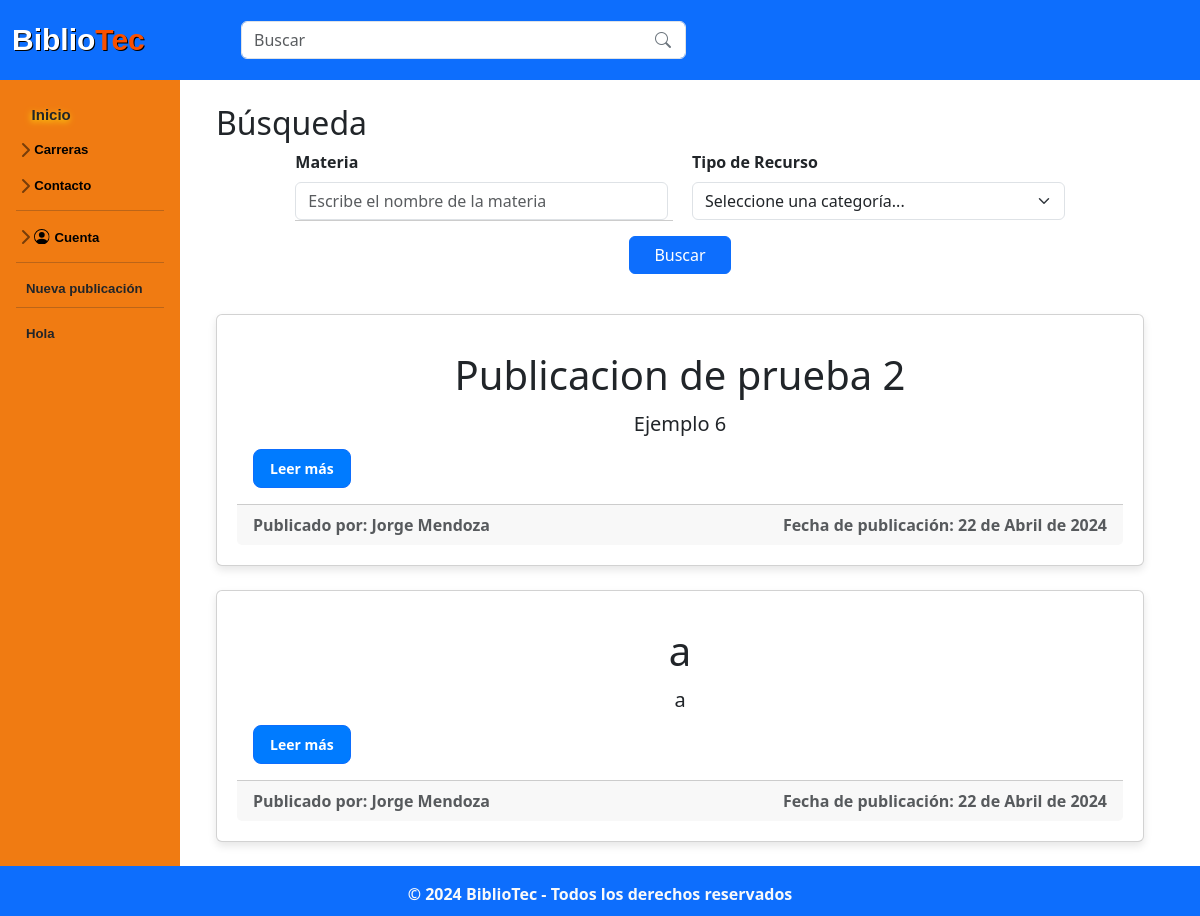
Before: /administracion/search.php?carrera=Ing. Mecatronica with the older database file.
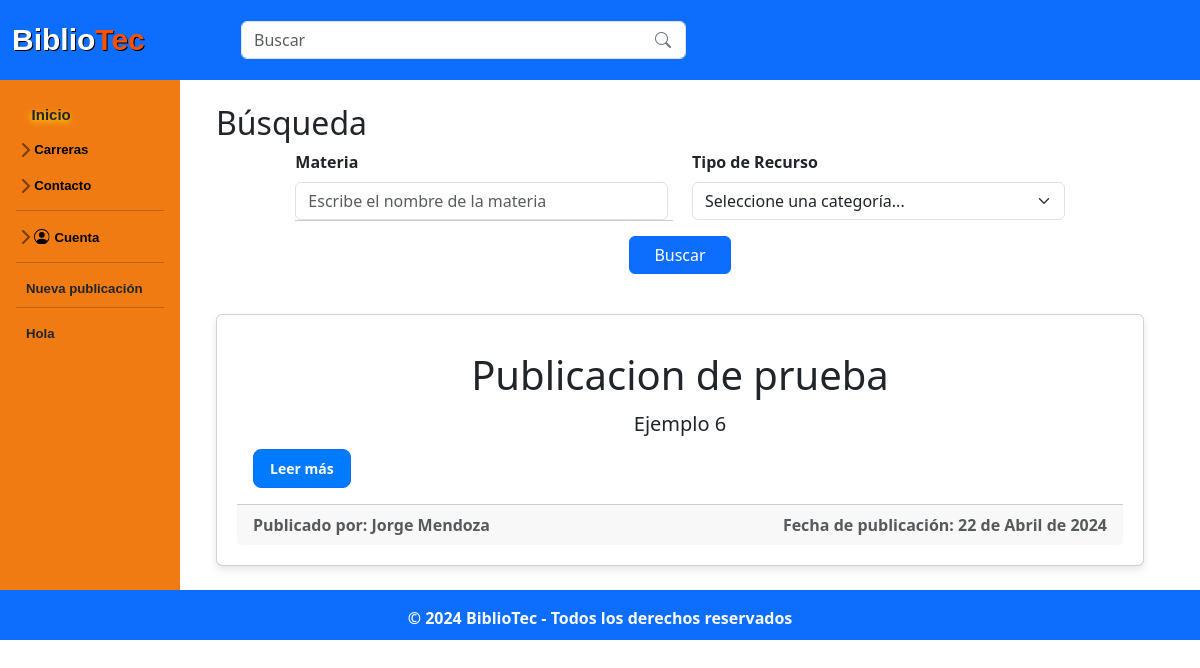
After: the same page with the newer database file.
### tables this page shows
CREATE TABLE IF NOT EXISTS `publicacion` (
  `idPub` int NOT NULL AUTO_INCREMENT,
  `id_Usuario` int NOT NULL,
  `titulo_Pub` varchar(50) NOT NULL,
  `fecha_Pub` date NOT NULL,
  `descrip_Pub` text NOT NULL,
  `calif_Pub` decimal(10,0) NOT NULL,
  `carrera_Pub` varchar(45) NOT NULL,
  `materia_Pub` varchar(60) NOT NULL,
  `tipo_pub` varchar(45) NOT NULL,
  `archivo_Pub` varchar(100) NOT NULL,
  `estado_Pub` tinyint(1) NOT NULL,
  PRIMARY KEY (`idPub`),
  KEY `fk_Publicacion_Usuario1_idx` (`id_Usuario`)
);

CREATE TABLE IF NOT EXISTS `usuario` (
  `idUsuario` int NOT NULL AUTO_INCREMENT,
  `nom_Us` varchar(50) NOT NULL,
  `apell_Us` varchar(50) NOT NULL,
  `carrera_Us` varchar(70) NOT NULL,
  `semestre_Us` varchar(50) NOT NULL,
  `correo_Us` varchar(100) NOT NULL,
  `contra_Us` varchar(60) NOT NULL,
  PRIMARY KEY (`idUsuario`),
  KEY `carrera_Us` (`carrera_Us`)
);

### php/functions.php (called while the page is built, shortened)
<?php
class functions
{
    public static function convertirFecha($fecha)
    {
        $fecha_timestamp = strtotime($fecha);
        $hoy = strtotime('today');
        $ayer = strtotime('yesterday');
        if ($fecha_timestamp >= $hoy) {
            return 'Hoy';
        }
        elseif ($fecha_timestamp >= $ayer) {
            return 'Ayer';
        }
        else {
            $diferencia = floor((time() - $fecha_timestamp) / (60 * 60 * 24));
            if ($diferencia <= 7) {
                return "Hace $diferencia días";
            } else {
                return self::fechaCompleta($fecha);
            }
        }
    }
    private static function fechaCompleta($fecha)
    {
        $fecha = new DateTime($fecha);
        $fecha = $fecha->format('d-m-Y');
        $dateArr = explode("-", $fecha);
        $dateArr[1] = self::mes($dateArr[1]);
        $fechaN = implode(" de ", $dateArr);
        return $fechaN;
    }
    private static function mes($month)
    {
        switch ($month) {
            case '04':
                return 'Abril';
                break;
        }
    }
}

### administracion/search.php (the view, shortened to what the changed rows need)
<?php
include('../php/functions.php');
$link = include('../php/conexion.php');
$carrera = $_GET['carrera'];
if (isset($_GET['carrera'])) {
  $consulta = $query = "SELECT p.*, u.nom_Us, u.apell_Us FROM publicacion p
  JOIN usuario u ON p.id_Usuario = u.idUsuario
  WHERE carrera_Pub = '$carrera'
  ORDER BY p.idPub";
  $result = mysqli_query($link, $consulta);
} else {
  header("Location: ../home.php");
  exit();
}
?>
<!DOCTYPE html>
<html lang="es">
<head>
  <link rel="stylesheet" href="../css/normalizar.css">
  <link rel="stylesheet" href="../css/estilos.css">
  <link rel="stylesheet" href="../css/hover-min.css">
  <link rel="stylesheet" href="../css/animate.css">
  <link rel="stylesheet" href="../css/sidebars.css">
  <link rel="stylesheet" href="https://cdnjs.cloudflare.com/ajax/libs/animate.css/4.1.1/animate.min.css" />
  <link href="https://cdn.jsdelivr.net/npm/bootstrap@5.3.3/dist/css/bootstrap.min.css" rel="stylesheet">
  <link rel="stylesheet" href="https://cdn.jsdelivr.net/npm/bootstrap-icons@1.11.3/font/bootstrap-icons.min.css">
</head>
<body>
  <div class="container-fluid">
    <div class="row">
      <main role="main" class="col-md-9 ml-sm-auto col-lg-10 px-4">
        <br>
        <div class="container">
          <h2>Búsqueda</h2>
          <br>
        </div>
        <div id="filteredPublications" class="container">
          <?php while ($fila = mysqli_fetch_array($result)) : ?>
            <div class="publicacion card mb-4">
              <div class="card-body">
                <h3 class="card-title display-6"><b><?php echo $fila['titulo_Pub']; ?></b></h3>
                <p class="card-text lead"><?php echo $fila['descrip_Pub']; ?></p>
                <a name="fade" href="../publicacion/publicacion_detalle.php?id=<?php echo $fila['idPub']; ?>" class="btn btn-primary btn-sm"><b>Leer más</b></a>
              </div>
              <div class="card-footer d-flex text-muted justify-content-between align-items-end">
                <span class="card-text comment-date mb-0">Publicado por: <?php echo $fila['nom_Us'] . " " . $fila['apell_Us']; ?></span>
                <span class="card-text comment-date mb-0">Fecha de publicación: <?php echo functions::convertirFecha($fila['fecha_Pub']); ?></span>
              </div>
            </div>
          <?php endwhile; ?>
        </div>
    </div>
  </div>
</body>
</html>

Changed rows visible on the page:
removed publicacion: titulo_Pub "a", descrip_Pub "a", id_Usuario.nom_Us "Jorge", id_Usuario.apell_Us "Mendoza", fecha_Pub "22 de Abril de 2024"
changed publicacion "Ejemplo 6": titulo_Pub "Publicacion de prueba 2" → "Publicacion de prueba"
